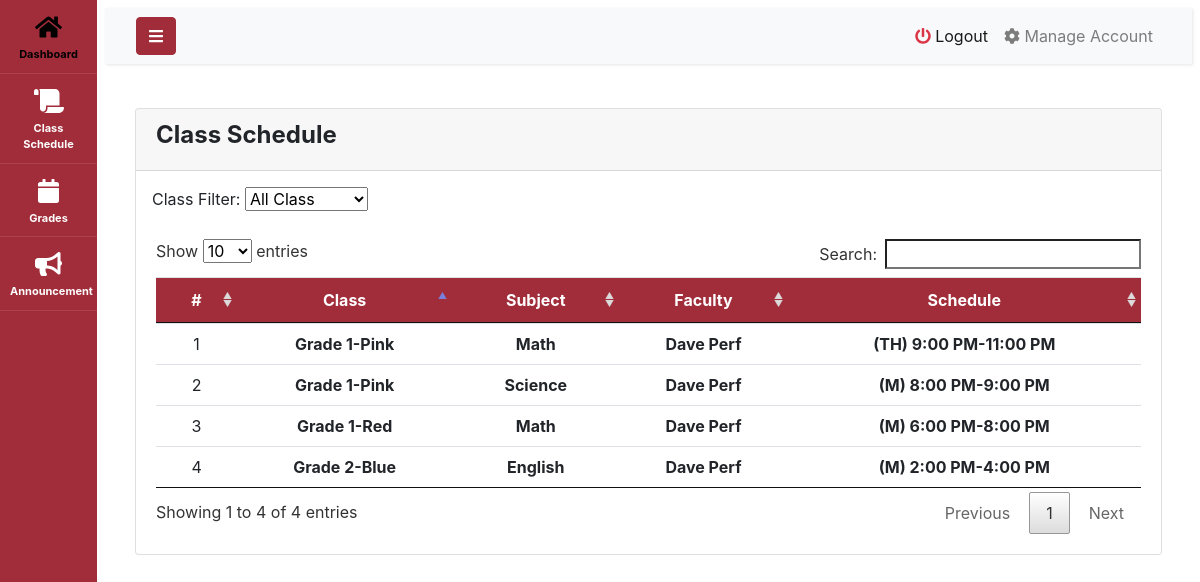
/index.php?page=Class_Subject (signed in), run on the app's committed database.
### tables this page shows
CREATE TABLE `class_subjects` (
  `Id` int(50) NOT NULL,
  `class_id` int(50) NOT NULL,
  `subject_id` int(50) NOT NULL,
  `faculty_id` int(20) NOT NULL,
  `day` varchar(10) NOT NULL,
  `start_time` time NOT NULL,
  `end_time` time NOT NULL,
  `added_at` datetime NOT NULL DEFAULT current_timestamp()
);

CREATE TABLE `subjects` (
  `Id` int(200) NOT NULL,
  `Subject` varchar(100) NOT NULL,
  `Description` varchar(200) NOT NULL,
  `added_at` datetime NOT NULL DEFAULT current_timestamp()
);

### Class_Subject.php (the view, shortened to what this page needs)
<?php
 include 'database/db_connect.php';
?>
<!DOCTYPE html>
<html lang="en">
<head>
</head>
<body >
<div class="container-fluid">
    <div class="col-lg-12">
        <div class="row">
            <div class="col-md-12">
                <div class="card ">
                    <div class="card-header" >
                        <h4><b >Class Schedule</b></h4>
                    </div>
                    <?php if(($_SESSION['login_access'] == 2)  ){ ?>
                    <div class="mb-0 mt-3 ml-3">
                            <label for="classfilter">Class Filter:</label>
                            <select id="classfilter" class="form-select">
                                <option value="">All Class</option>
                            </select>
                        </div>
                        <?php } ?>
                    <div class="table-responsive">
					<div class="card-body">
						<table id ="myTable"class="table table-sm table-hover">
							<thead>
								<tr>
									<th class="text-center">#</th>
									<th class="text-center">Class</th>
									<th class="text-center">Subject</th>
									<th class="text-center">Faculty</th>
                                    <th class="text-center">Schedule</th>
								</tr>
							</thead>
							<tbody>
                            <?php
                                $faculty_id = $_SESSION['login_Faculty_Id'];
                                if ($_SESSION['login_access'] == 2) {
                                    $stmt = $connection->prepare("
                                        SELECT cs.*,
                                            CONCAT(g.Gradelevel, '-', c.Section) AS `class`,
                                            s.Subject AS subject,
                                            CONCAT(f.Firstname, ' ', f.Middlename, ' ', f.Lastname) AS fullname,
                                            CONCAT('(', d.day, ') ',
                                                    DATE_FORMAT(cs.start_time, '%l:%i %p'), '-',
                                                    DATE_FORMAT(cs.end_time, '%l:%i %p')) AS `schedule`
                                        FROM class_subjects cs
                                        LEFT JOIN `class` c ON c.Id = cs.class_id
                                        INNER JOIN gradelevel g ON g.Id = c.Gradelevel_Id
                                        LEFT JOIN faculty f ON f.Id = cs.faculty_id
                                        LEFT JOIN subjects s ON s.Id = cs.subject_id
                                        LEFT JOIN days d ON d.Id = cs.day
                                        WHERE f.Id = ?
                                        ORDER BY CONCAT(g.Gradelevel, '-', c.Section) ASC;
                                    ");
                                    $stmt->bind_param("i", $faculty_id);
                                }
                                $stmt->execute();
                                $i = 1;
                                $result = $stmt->get_result();
                                while($row = $result->fetch_assoc()):
                                ?>
                            <tr>
                                <td class="text-center"><?php echo $i++; ?></td>
                                <td class="text-center">
                                    <b><p> <?php echo $row['class'] ?></p></b>
                                </td>
                                <td class="text-center">
                                    <b><p> <?php echo $row['subject'] ?></p></b>
                                </td>
                                <td class="text-center">
                                    <b><p> <?php echo $row['fullname'] ?></p></b>
                                </td>
                                <td class="text-center">
                                    <b><p> <?php echo $row['schedule'] ?></p></b>
                                </td>
                            </tr>
								<?php endwhile; ?>
							</tbody>
						</table>
					</div>
                    </div>
				</div>
			</div>
		</div>
	</div>
</div>
</body>
</html>

### index.php (shortened to what this page needs)
<!DOCTYPE html>
<html lang="en">
<?php session_start();
include('./header.php');
?>
<head>
		<link rel="stylesheet" href="https://stackpath.bootstrapcdn.com/font-awesome/4.7.0/css/font-awesome.min.css">
		<link rel="stylesheet" href="css/style.css">
    <link rel="stylesheet" href="https://cdn.jsdelivr.net/npm/bootstrap@4.4.1/dist/css/bootstrap.min.css">
    <link rel="stylesheet" href="//cdn.jsdelivr.net/npm/alertifyjs@1.13.1/build/css/alertify.min.css"/>
    <link rel="stylesheet" href="https://cdn.jsdelivr.net/npm/bootstrap-icons@1.10.2/font/bootstrap-icons.css">
</head>
<body>
<?php include 'topbar.php' ?>
</html>

### header.php (shortened to what this page needs)
  <link rel="stylesheet" href="assets/font-awesome/css/all.min.css">
<link href="assets/vendor/bootstrap/css/bootstrap.min.css" rel="stylesheet">
<link href="assets/vendor/icofont/icofont.min.css" rel="stylesheet">
<link href="assets/vendor/boxicons/css/boxicons.min.css" rel="stylesheet">
<link href="assets/vendor/venobox/venobox.css" rel="stylesheet">
<link href="assets/vendor/animate.css/animate.min.css" rel="stylesheet">
<link href="assets/vendor/remixicon/remixicon.css" rel="stylesheet">
<link href="assets/vendor/owl.carousel/assets/owl.carousel.min.css" rel="stylesheet">
<link href="assets/vendor/bootstrap-datepicker/css/bootstrap-datepicker.min.css" rel="stylesheet">
<link href="assets/DataTables/datatables.min.css" rel="stylesheet">
<link href="assets/css/jquery.datetimepicker.min.css" rel="stylesheet">
<link href="assets/css/select2.min.css" rel="stylesheet">
<link type="text/css" rel="stylesheet" href="assets/css/jquery-te-1.4.0.css">

### topbar.php (shortened to what this page needs)
<div class="wrapper d-flex align-items-stretch">
			<nav id="sidebar" class="active">
        <ul class="list-unstyled components mb-5">
          <li class="active">
            <a href="index.php?page=home" class="nav-item nav-home"><span class='icon-field'><i class="fas fa-home"></i></span>Dashboard</a>
              </li>
      <?php if(($_SESSION['login_access'] == 2) || ($_SESSION['login_access'] == 1 )){ ?>
        <li>
        <a href="index.php?page=Class_Subject" class="nav-item nav-class_subject"><span class='icon-field'><i class="fas fa-scroll"></i></i></span> Class Schedule</a>
        </li>
        <?php } ?>
        <?php if(($_SESSION['login_access'] == 2)  ){ ?>
          <li>
          <a href="index.php?page=grades" class="nav-item nav-grades"><span class='icon-field'><i class="fas fa-calendar"></i></i></span>Grades</a>
          <?php } ?>
          </li>
        <?php if($_SESSION['login_access'] == 3) { ?>
    <li>
        <a href="index.php?page=announcement" class="nav-item nav-announcement">
            <span class='icon-field'><i class="fas fa-bullhorn"></i></span> Announcement
        </a>
    </li>
<?php } elseif($_SESSION['login_access'] == 2) { ?>
    <li>
        <a href="index.php?page=teacher_announcement" class="nav-item nav-announcement">
            <span class='icon-field'><i class="fas fa-bullhorn"></i></span> Announcement
        </a>
    </li>
<?php } ?>
        </ul>
    </nav>
      <div id="content" class="p-5 p-md-2">
          <nav class="navbar navbar-expand-lg navbar-light bg-light">
            <div class="container-fluid">
                <button type="button" id="sidebarCollapse" class="btn btn-primary">
                  <i class="fa fa-bars"></i>
                </button>
              <div class="collapse navbar-collapse" id="navbarSupportedContent">
                    <ul class="nav navbar-nav ml-auto">
                      <li class="nav-item active">
                          <a class="nav-link" href="ajax.php?action=logout"><i class="fa fa-power-off text-danger"></i> Logout</a>
                      </li>
                      <li class="nav-item">
                        <a class="nav-link" href="javascript:void(0)" id="manage_my_account"><i class="fa fa-cog"></i> Manage Account</a>
                      </li>
                    </ul>
                  </div>
                </div>
          </nav>
        <main id="view-panel" >
        <?php $page = isset($_GET['page']) ? $_GET['page'] :'announcement'; ?>
        <?php include $page.'.php' ?>
        </div>
      </div>

### Class_Subject.php (style rules this page uses)
td { vertical-align: middle !important; }
td p { margin: unset }

### topbar.php (style rules this page uses)
.active { color: white; }
#sidebar.active .nav-item { font-size: 11px; font-weight: bold; }

### data on the page
class_subjects: class "Grade 1-Pink", subject.Subject "Math", fullname "Dave Perf", schedule "(TH) 9:00 PM-11:00 PM"
class_subjects: class "Grade 1-Pink", subject.Subject "Science", fullname "Dave Perf", schedule "(M) 8:00 PM-9:00 PM"
class_subjects: class "Grade 1-Red", subject.Subject "Math", fullname "Dave Perf", schedule "(M) 6:00 PM-8:00 PM"
class_subjects: class "Grade 2-Blue", subject.Subject "English", fullname "Dave Perf", schedule "(M) 2:00 PM-4:00 PM"
